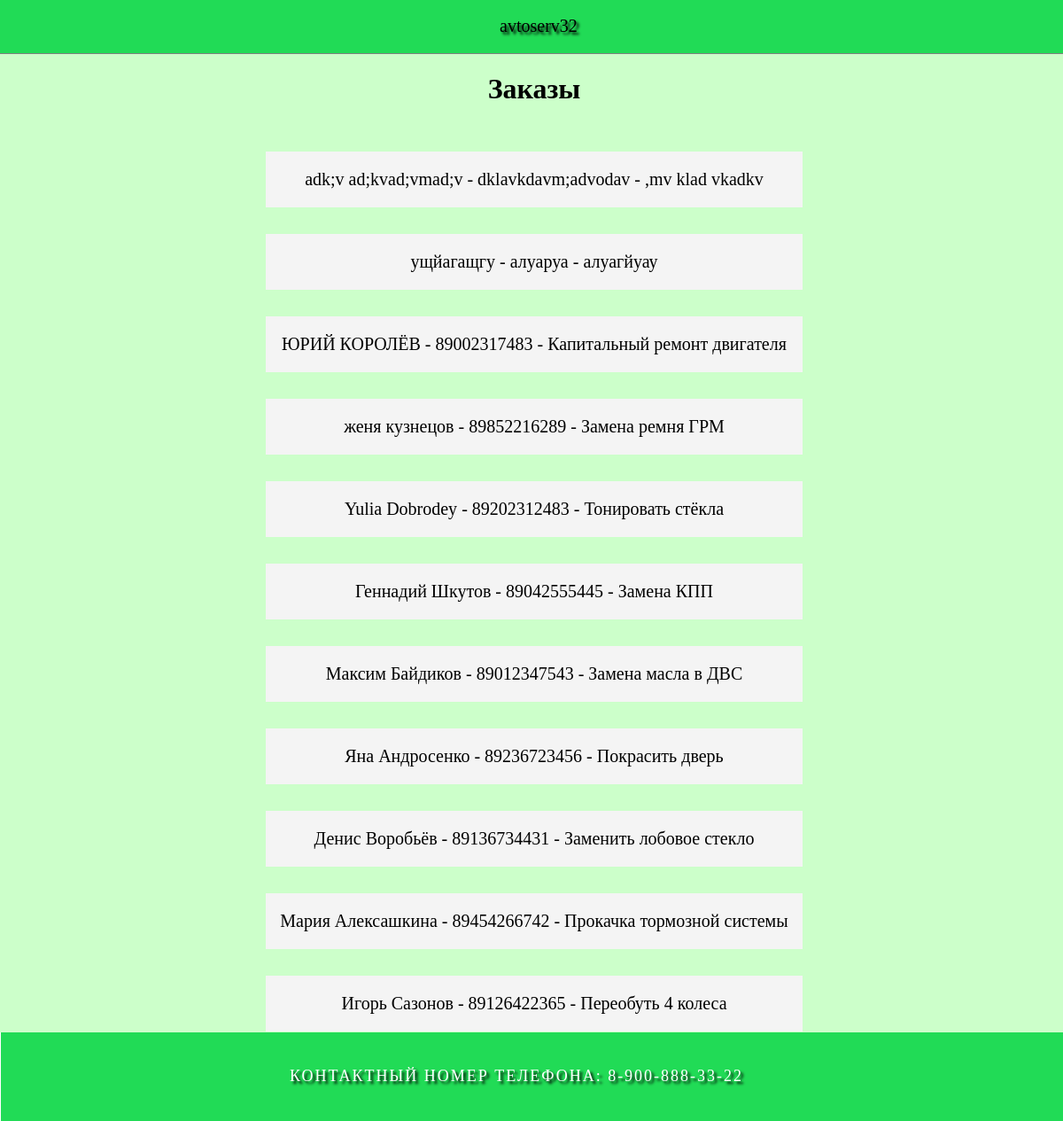
The app's page /admin/zakazi with its own data.
### tables this page shows
CREATE TABLE vibrusl (
id integer primary key autoincrement,
fio text not null,
contact text not null,
uslugi text not null
);

### avtoserv/admin/admin.py (the view)
@admin.route('/zakazi')
def zakazi():
    db = get_db()
    db = FDataBase(db)
    print(db.getZakaz())
    return render_template('admin/zakazi.html', title='Заказы' ,vibrusl=db.getZakaz())

### avtoserv/admin/admin.py (called while the page is built)
def get_db():
    if not hasattr(g,'link_db'):
        g.link_db = connect_db()
    return g.link_db

### avtoserv/bd_exe.py (called while the page is built)
def connect_db():
    conn = sqlite3.connect(app.config['DATABASE'])
    conn.row_factory = sqlite3.Row
    return conn

    def getZakaz(self):
        sql = 'SELECT * FROM vibrusl'
        try:
            self.__cursor.execute(sql)
            res = self.__cursor.fetchall()
            if res: return res;
        except:
            print('шибка чтения бд')
        return ()

### avtoserv/admin/templates/admin/zakazi.html
{% extends "base.html" %}
{% block content %}
{{super()}}
<div class="wrapper">
<h1>Заказы</h1>
{%- block vibrusl -%}
        {% for n in vibrusl -%}
        <div class="uslug">
        <p>{{ n['fio']}} - {{ n['contact'] }} - {{ n['uslugi'] }}</p>
        </div>
        {% endfor -%}
{%- endblock vibrusl -%}
</div>
{% endblock %}

### avtoserv/templates/base.html (shortened to what this page needs)
<!DOCTYPE html>
<html lang="en">
<head>
    <link type="text/css" href="{{url_for('static', filename='css/styles.css')}}" rel="stylesheet" />
</head>
<body>
{% block content -%}
            {%-  block mainmenu -%}
                <ul class="mainmenu">
                       <li>avtoserv32</li>
                </ul>
            {% endblock mainmenu -%}
{% endblock %}
<div class="footer-block">
    <p>Контактный номер телефона: 8-900-888-33-22</p>
</div>
</body>
</html>

### avtoserv/static/css/styles.css (style rules this page uses)
html, body { font-family: 'Times'; margin: 0 auto; padding: 0; height: 100%; width: 1206px; }
ul.mainmenu { display: flex; justify-content: center; list-style: none; background: #21DB56; height: 60px; margin: 0; border-bottom: 1px solid gray; padding: 0; font-size: 20px; overflow: hidden; text-shadow: 3px 3px 3px #000; }
ul.mainmenu li { text-shadow: 3px 3px 3px #000; margin: 18px 40px 0 50px; }
h1 { text-align: center; }
.wrapper { background-color: #CCFFCA; padding-bottom: 1px; display: flex; flex-direction: column; gap: 20px; }
.uslug { display: flex; margin-top: 10px; background: #f4f4f4; justify-content: center; margin-left: 300px; margin-right: 300px; }
.uslug p { font-size: 20px; }
.footer-block { width: 1205px; margin: 0px auto; height: 100px; display: flex; justify-content: center; align-items: center; background-color:#21DB56; color:white; text-shadow: 3px 3px 3px #000; font-weight: 400; letter-spacing: 2px; font-size: 18px; text-transform: uppercase; }

### records on screen
vibrusl: fio "adk;v ad;kvad;vmad;v", contact "dklavkdavm;advodav", uslugi ",mv klad vkadkv"
vibrusl: fio "ущйагащгу", contact "алуаруа", uslugi "алуагйуау"
vibrusl: fio "ЮРИЙ КОРОЛЁВ", contact "89002317483", uslugi "Капитальный ремонт двигателя"
vibrusl: fio "женя кузнецов", contact "89852216289", uslugi "Замена ремня ГРМ"
vibrusl: fio "Yulia Dobrodey", contact "89202312483", uslugi "Тонировать стёкла"
vibrusl: fio "Геннадий Шкутов", contact "89042555445", uslugi "Замена КПП"
vibrusl: fio "Максим Байдиков", contact "89012347543", uslugi "Замена масла в ДВС"
vibrusl: fio "Яна Андросенко", contact "89236723456", uslugi "Покрасить дверь"
vibrusl: fio "Денис Воробьёв", contact "89136734431", uslugi "Заменить лобовое стекло"
vibrusl: fio "Мария Алексашкина", contact "89454266742", uslugi "Прокачка тормозной системы"
vibrusl: fio "Игорь Сазонов", contact "89126422365", uslugi "Переобуть 4 колеса"
